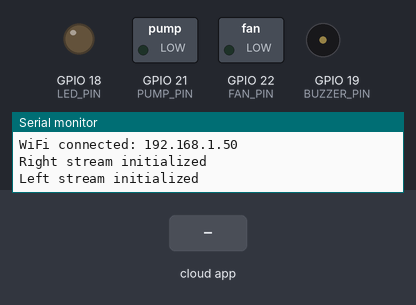
This sketch was run on a simulated ESP32. Shown: switched loads named in the sketch (green lamp = pin HIGH), output pins drawn as LEDs (lit = HIGH), buzzer (waves = sounding, pin HIGH), the last lines printed to the serial monitor. Inputs (shaded band) come from the test bench. WiFi joins after 1.5 s; servers stay silent unless stated.

Above: at 3.0 s.
3.1 s: the phone or cloud app sets fingers to 1
At 4.2 s:
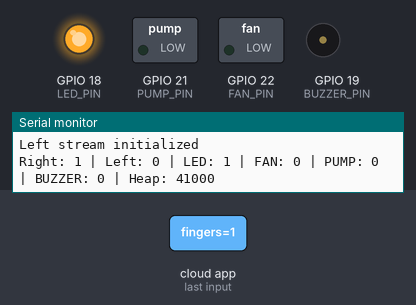
4.6 s: the phone or cloud app sets brightness to 1
At 5.9 s:
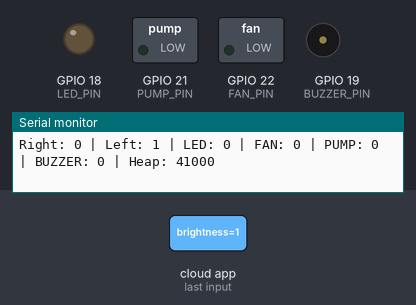
Timing chart, 0 to 7.6 s (numbered marks = the images above; inputs shaded):
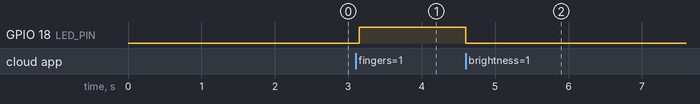

Measured:
- after the input at 3.1 s, GPIO 18 (LED_PIN): LOW → HIGH after 0.05 s
- after the input at 4.6 s, GPIO 18 (LED_PIN): HIGH → LOW at once

The sketch:

dieukhien.ino
```cpp
#include <WiFi.h>
#include <Firebase_ESP_Client.h>
#include "addons/TokenHelper.h"

// Cấu hình phần cứng
#define LED_PIN 18
#define FAN_PIN 22
#define PUMP_PIN 21
#define BUZZER_PIN 19

// Cấu hình WiFi
const char* WIFI_SSID = "ĐH Sao Đỏ";
const char* WIFI_PASSWORD = "";

// Cấu hình Firebase
const char* API_KEY = "AIzaSyDCsHgRfDraiMLGlV9BFQ7IPIBOuYbpX9Y";
const char* DATABASE_URL = "https://hand-c4356-default-rtdb.firebaseio.com";
const char* FIREBASE_PATH_fingers_right = "/deviceControls/esp32_01/fingers";
const char* FIREBASE_PATH_fingers_left = "/deviceControls/esp32_01/brightness";

FirebaseData fbdoRight;
FirebaseData fbdoLeft;
FirebaseAuth auth;
FirebaseConfig config;

unsigned long lastTokenRefresh = 0;
const unsigned long TOKEN_REFRESH_INTERVAL = 3300000;  // 55 phút

// Hàm điều khiển thiết bị
void controlDevices(uint8_t fingers_right, uint8_t fingers_left) {
  if (fingers_right == 1) digitalWrite(LED_PIN, HIGH);
  if (fingers_right == 2) digitalWrite(FAN_PIN, HIGH);
  if (fingers_right == 3) digitalWrite(PUMP_PIN, HIGH);
  if (fingers_right == 4) digitalWrite(BUZZER_PIN, HIGH);
  if (fingers_right == 5) {
    digitalWrite(LED_PIN, HIGH);
    digitalWrite(FAN_PIN, HIGH);
    digitalWrite(PUMP_PIN, HIGH);
    digitalWrite(BUZZER_PIN, HIGH);
  }

  if (fingers_left == 1) digitalWrite(LED_PIN, LOW);
  if (fingers_left == 2) digitalWrite(FAN_PIN, LOW);
  if (fingers_left == 3) digitalWrite(PUMP_PIN, LOW);
  if (fingers_left == 4) digitalWrite(BUZZER_PIN, LOW);
  if (fingers_left == 5) {
    digitalWrite(LED_PIN, LOW);
    digitalWrite(FAN_PIN, LOW);
    digitalWrite(PUMP_PIN, LOW);
    digitalWrite(BUZZER_PIN, LOW);
  }

  Serial.printf("Right: %d | Left: %d | LED: %d | FAN: %d | PUMP: %d | BUZZER: %d | Heap: %d\n",
                fingers_right, fingers_left,
                digitalRead(LED_PIN),
                digitalRead(FAN_PIN),
                digitalRead(PUMP_PIN),
                digitalRead(BUZZER_PIN),
                ESP.getFreeHeap());
}

void setupFirebase() {
  config.api_key = API_KEY;
  config.database_url = DATABASE_URL;
  auth.user.email = "halongwiz2003@gmail.com";
  auth.user.password = "Halongdz@2003";
  config.token_status_callback = tokenStatusCallback;

  Firebase.begin(&config, &auth);
  Firebase.reconnectWiFi(true);

  // Cấu hình tối ưu
  fbdoRight.setBSSLBufferSize(1024, 1024);
  fbdoRight.setResponseSize(256);
  fbdoLeft.setBSSLBufferSize(1024, 1024);
  fbdoLeft.setResponseSize(256);
}

bool initRightStream() {
  if (Firebase.RTDB.beginStream(&fbdoRight, FIREBASE_PATH_fingers_right)) {
    Firebase.RTDB.setStreamCallback(
      &fbdoRight,
      [](FirebaseStream data) {
        if (data.dataTypeEnum() == fb_esp_rtdb_data_type_integer) {
          uint8_t val = constrain(data.intData(), 0, 5);
          controlDevices(val, 0); // chỉ cập nhật tay phải
        }
      },
      [](bool timeout) {
        if (timeout && Firebase.ready()) {
          Serial.println("Right hand stream timeout. Reconnecting...");
          initRightStream();
        }
      });
    Serial.println("Right stream initialized");
    return true;
  }
  Serial.println("Right stream failed: " + fbdoRight.errorReason());
  return false;
}

bool initLeftStream() {
  if (Firebase.RTDB.beginStream(&fbdoLeft, FIREBASE_PATH_fingers_left)) {
    Firebase.RTDB.setStreamCallback(
      &fbdoLeft,
      [](FirebaseStream data) {
        if (data.dataTypeEnum() == fb_esp_rtdb_data_type_integer) {
          uint8_t val = constrain(data.intData(), 0, 5);
          controlDevices(0, val); // chỉ cập nhật tay trái
        }
      },
      [](bool timeout) {
        if (timeout && Firebase.ready()) {
          Serial.println("Left hand stream timeout. Reconnecting...");
          initLeftStream();
        }
      });
    Serial.println("Left stream initialized");
    return true;
  }
  Serial.println("Left stream failed: " + fbdoLeft.errorReason());
  return false;
}

void setup() {
  Serial.begin(115200);
  pinMode(LED_PIN, OUTPUT);
  pinMode(FAN_PIN, OUTPUT);
  pinMode(PUMP_PIN, OUTPUT);
  pinMode(BUZZER_PIN, OUTPUT);

  WiFi.begin(WIFI_SSID, WIFI_PASSWORD);
  while (WiFi.status() != WL_CONNECTED) delay(500);
  Serial.println("WiFi connected: " + WiFi.localIP().toString());

  setupFirebase();
  while (!Firebase.ready()) delay(500);

  initRightStream();
  initLeftStream();
}

void loop() {
  // Tự động refresh token
  if (millis() - lastTokenRefresh > TOKEN_REFRESH_INTERVAL) {
    Firebase.refreshToken(&config);
    lastTokenRefresh = millis();
    Serial.println("Token refreshed");
  }

  if (!Firebase.ready() || WiFi.status() != WL_CONNECTED) {
    Serial.println("Reconnecting...");
    setup();
    return;
  }

  delay(10);
}
```
